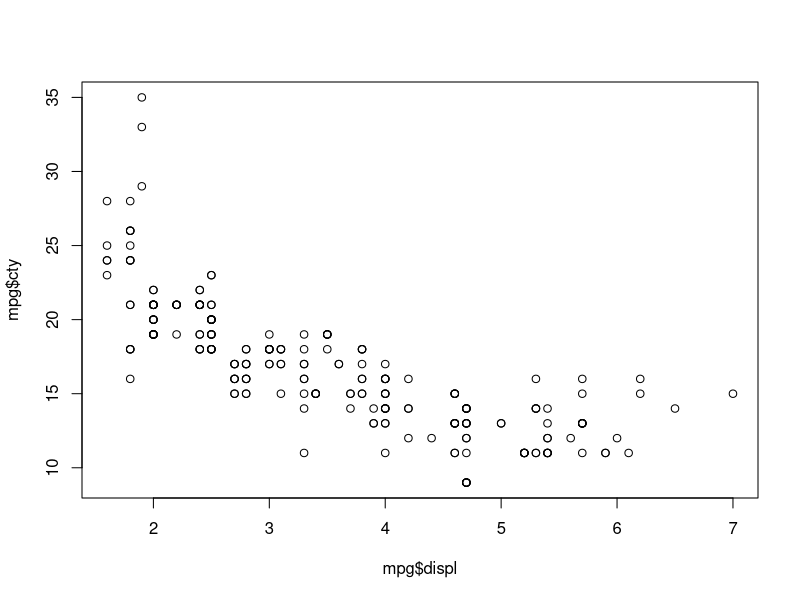
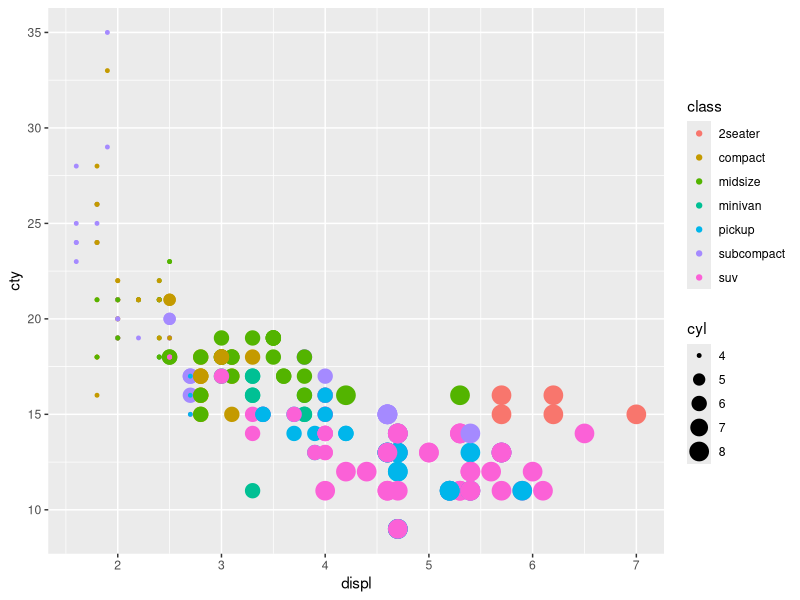
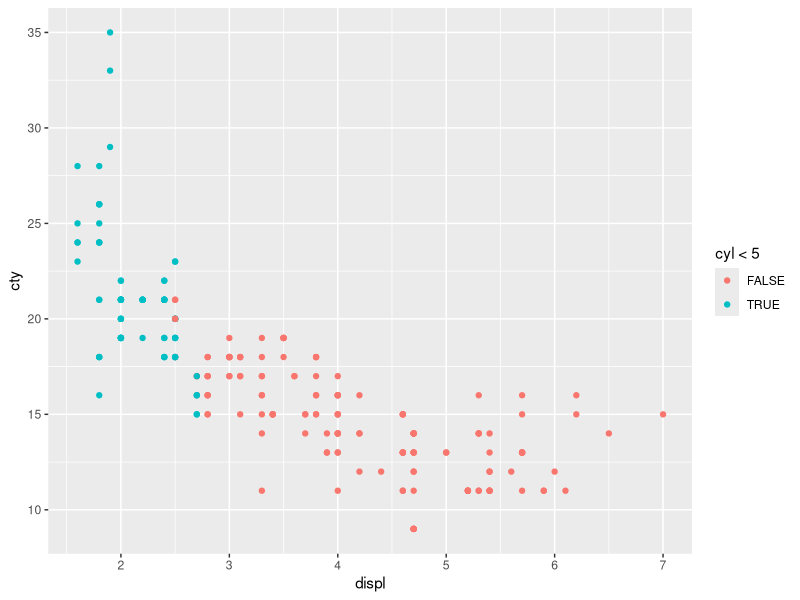
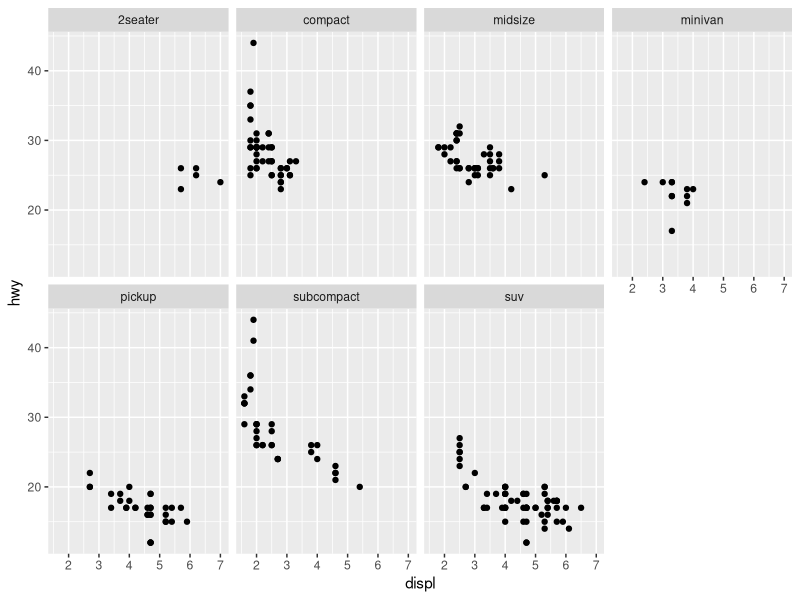
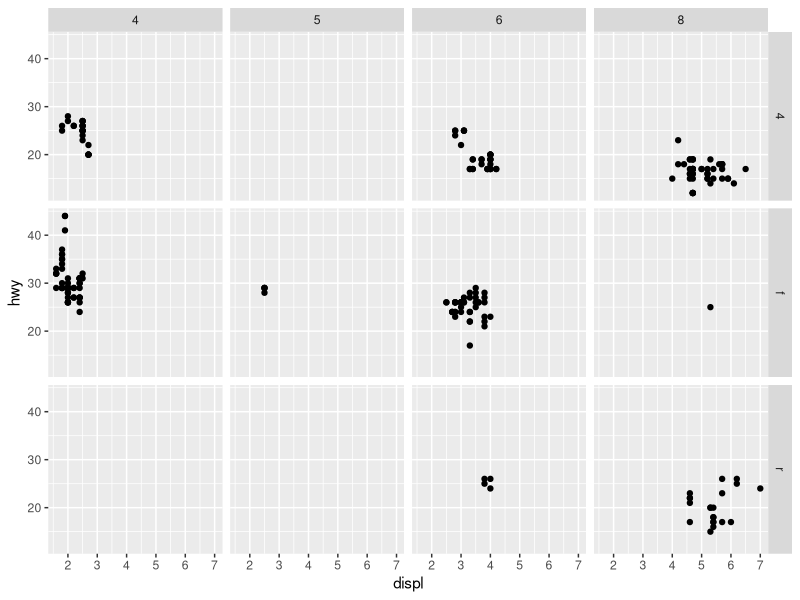

The R source for these figures, in order:
library(tidyverse)
plot(mpg$displ,mpg$cty)
view(mpg)
ggplot(data = mpg) +
  geom_point(mapping =aes(x = displ, y = cty, color = class, size =cyl))
ggplot(data = mpg) +
  geom_point(mapping =aes(x = displ, y = cty, color = cyl < 5))
ggplot(data = mpg) +
  geom_point(mapping =aes(x = displ, y=hwy)) +
  facet_wrap(~class,nrow=2)
ggplot(data = mpg) +
  geom_point(mapping =aes(x = displ, y=hwy)) +
  facet_grid(drv~cyl)